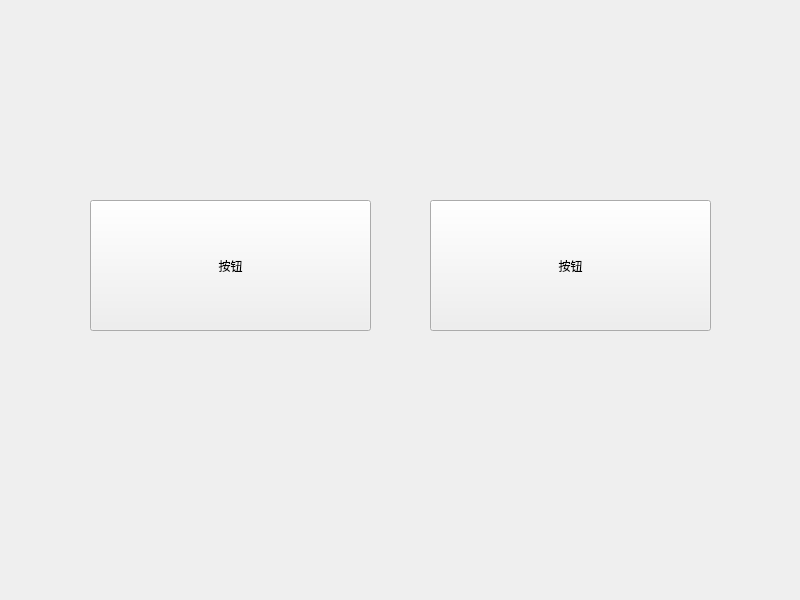
<?xml version="1.0" encoding="UTF-8"?>
<ui version="4.0">
 <class>Widget</class>
 <widget class="QWidget" name="Widget">
  <property name="geometry">
   <rect>
    <x>0</x>
    <y>0</y>
    <width>800</width>
    <height>600</height>
   </rect>
  </property>
  <property name="windowTitle">
   <string>Widget</string>
  </property>
  <widget class="QPushButton" name="pushButton">
   <property name="geometry">
    <rect>
     <x>90</x>
     <y>200</y>
     <width>281</width>
     <height>131</height>
    </rect>
   </property>
   <property name="text">
    <string>按钮</string>
   </property>
  </widget>
  <widget class="QPushButton" name="pushButton_2">
   <property name="geometry">
    <rect>
     <x>430</x>
     <y>200</y>
     <width>281</width>
     <height>131</height>
    </rect>
   </property>
   <property name="text">
    <string>按钮</string>
   </property>
  </widget>
 </widget>
 <resources/>
 <connections/>
</ui>
